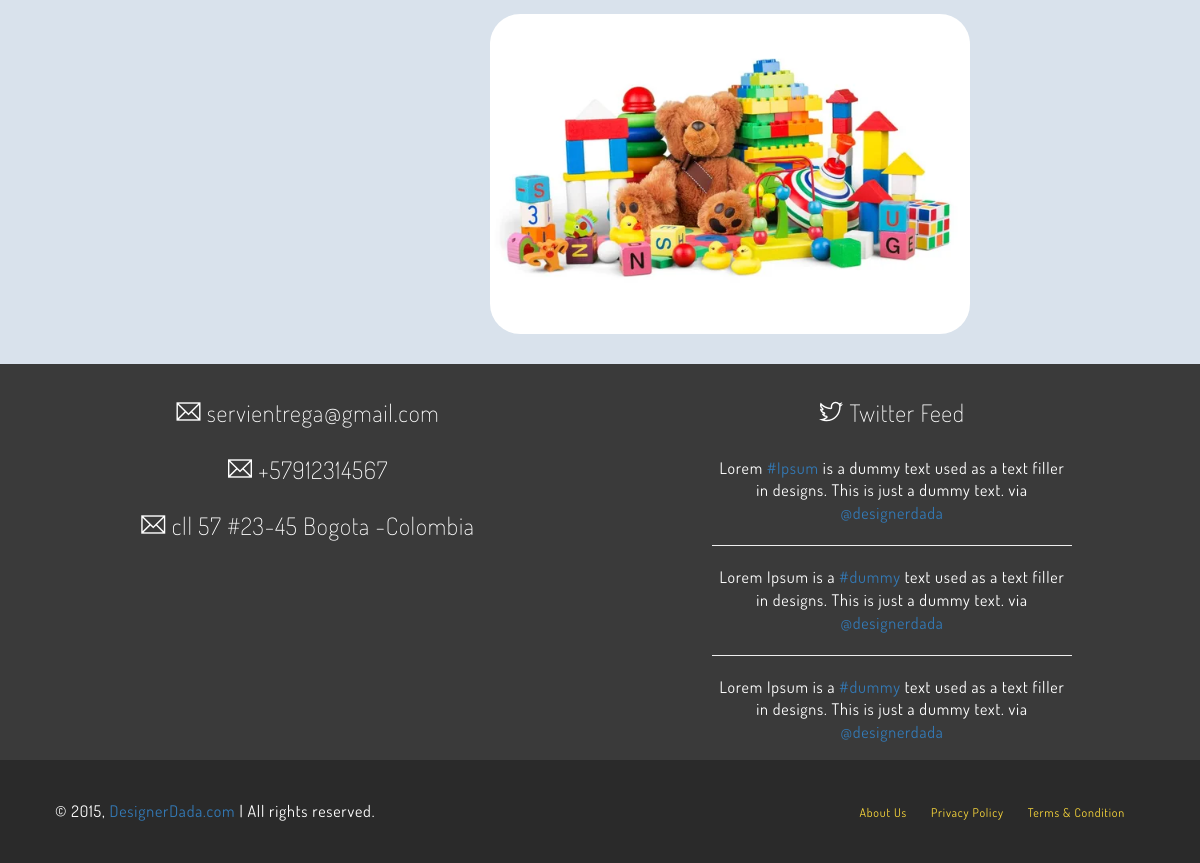
The page /servicios/ (lower part) on the database as committed earlier.
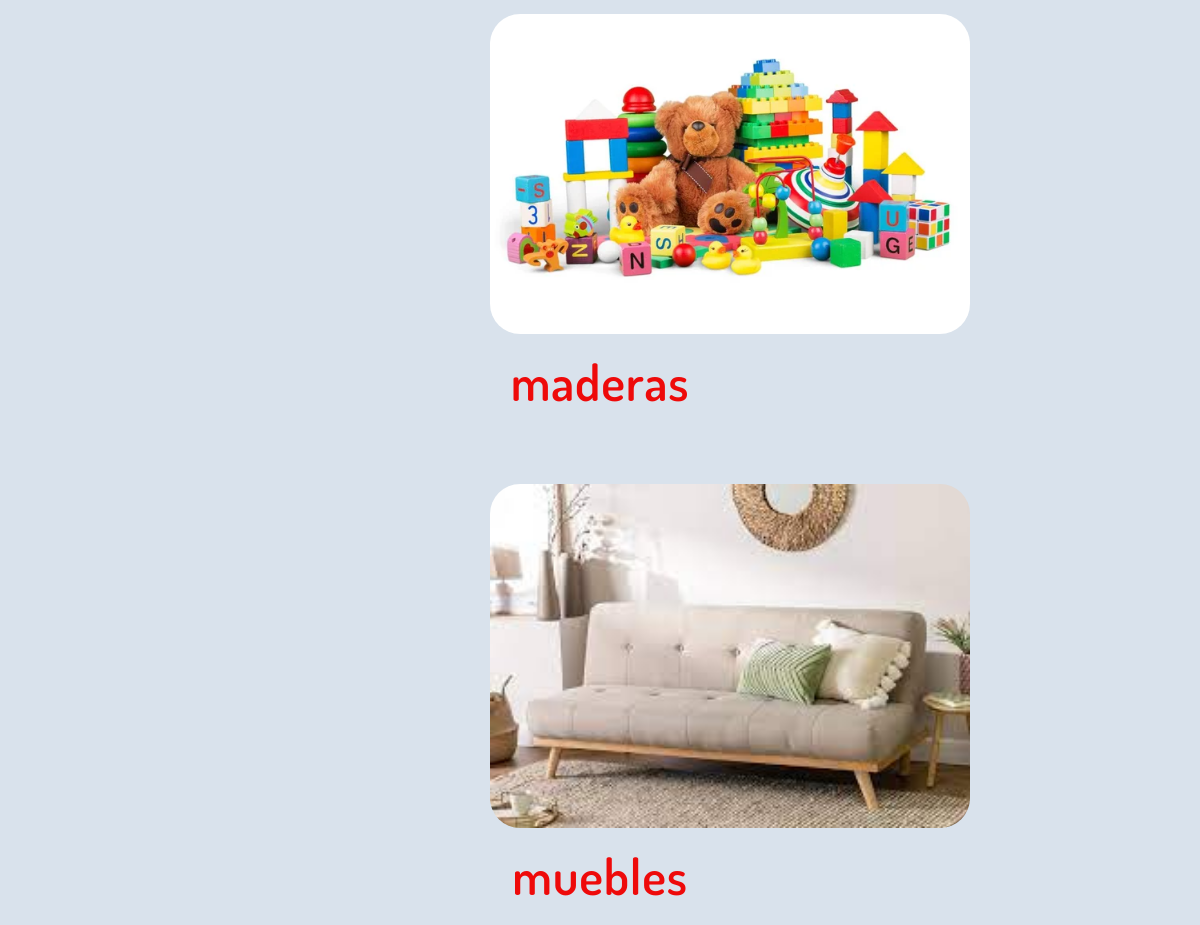
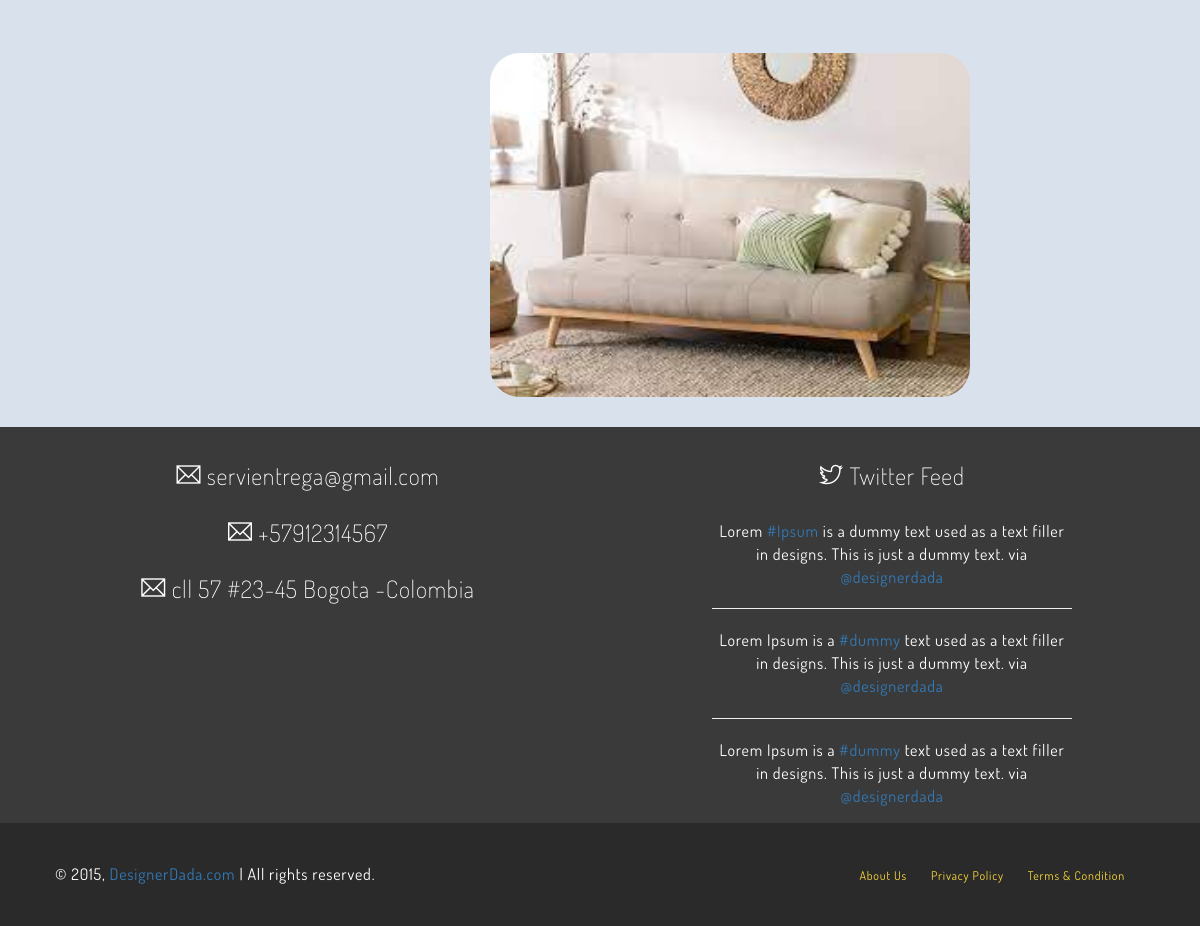
The same page on the database as committed later (2 pictures, top to bottom).
### servicios/models.py (models this page shows, shortened)
class Servicio (models.Model):
    titulo= models.CharField(max_length=50)
    contenido=models.CharField(max_length=50)
    imagen=models.ImageField(upload_to='servicios')
    created=models.DateField(auto_now_add=True)
    updated=models.DateField(auto_now_add=True)
    class Meta:
        verbose_name='servicio'

### servicios/views.py (the view)
# urls.py: path('servicios/', include('servicios.urls')),
def servicios (request):
    servicios= Servicio.objects.all()
    return render(request, "servicios/servicios.html",{"servicios":servicios})

### carro/context_processor.py (called while the page is built)
def importe_total_carro(request):
    total=0
    if request.user.is_authenticated:
        for key, value in request.session["carro"].items():
            total=total+float(value["precio"])
    else:
        total="DEBES LOGUEARTE"
    return {"importe_total_carro":total}

### servicios/templates/servicios/servicios.html (shortened to what this page needs)
{% extends "ProyectoWebApp/base.html" %}
{% load static %}
{% block content %}
{% for servicio in servicios%}
<body style="background-color: #d9e2ec;;">
</body>
<h2 style="color: rgb(238, 10, 10); font-size: 50px; font-weight: bold;  text-align: center; margin-bottom: 75px;">{{servicio.titulo}}</h2>
<img src="{{servicio.imagen.url}}" alt="" style="width:40%; margin-left: 490px; ; border-radius: 30px; ;">
{% endfor %}
{% endblock %}

Rows that differ between the two databases and show on the page:
added Servicio: titulo "maderas", imagen (picture)
added Servicio: titulo "muebles", imagen (picture)
